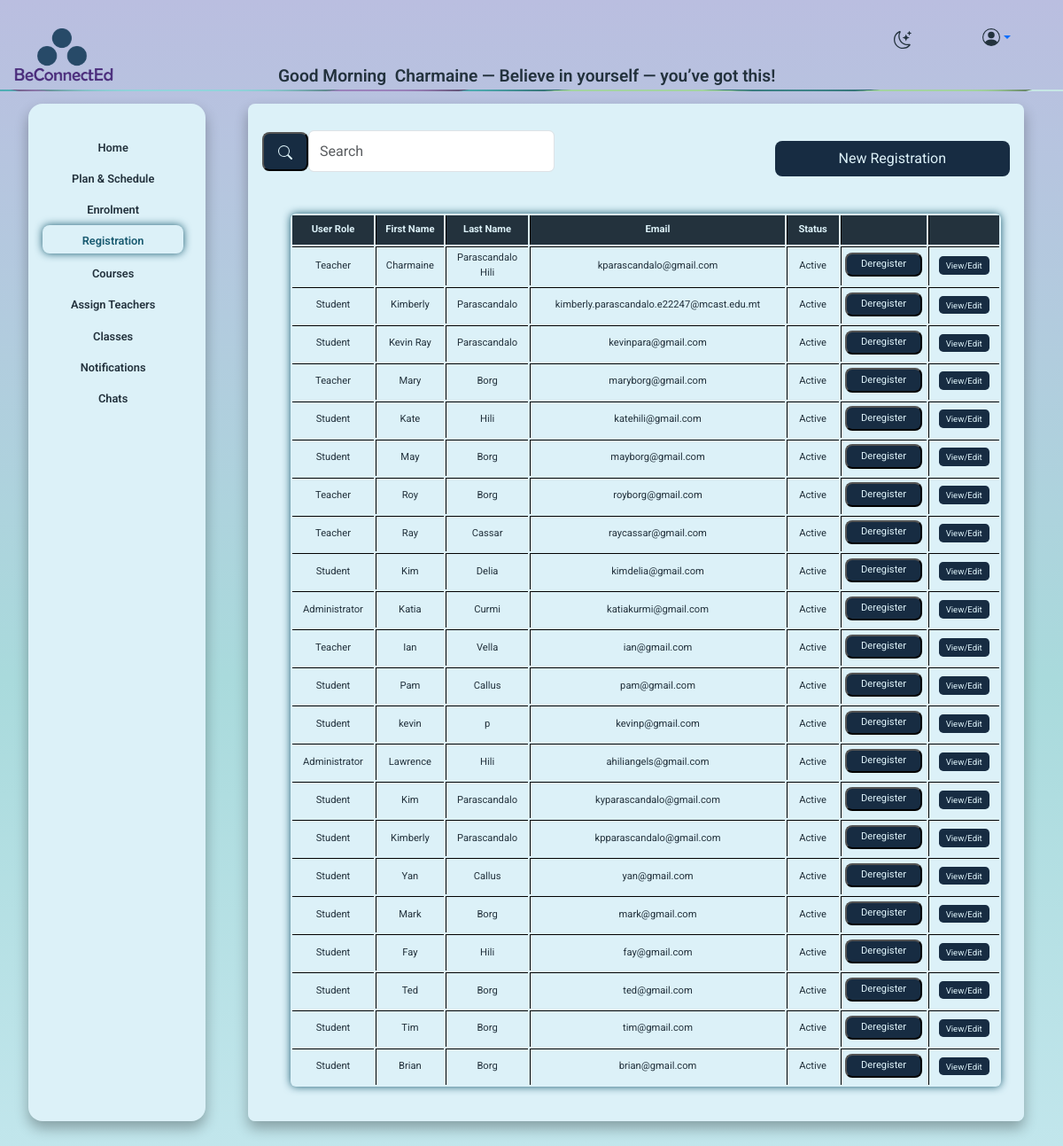
/registration_admin.php (signed in), run on an earlier commit of the app's database.
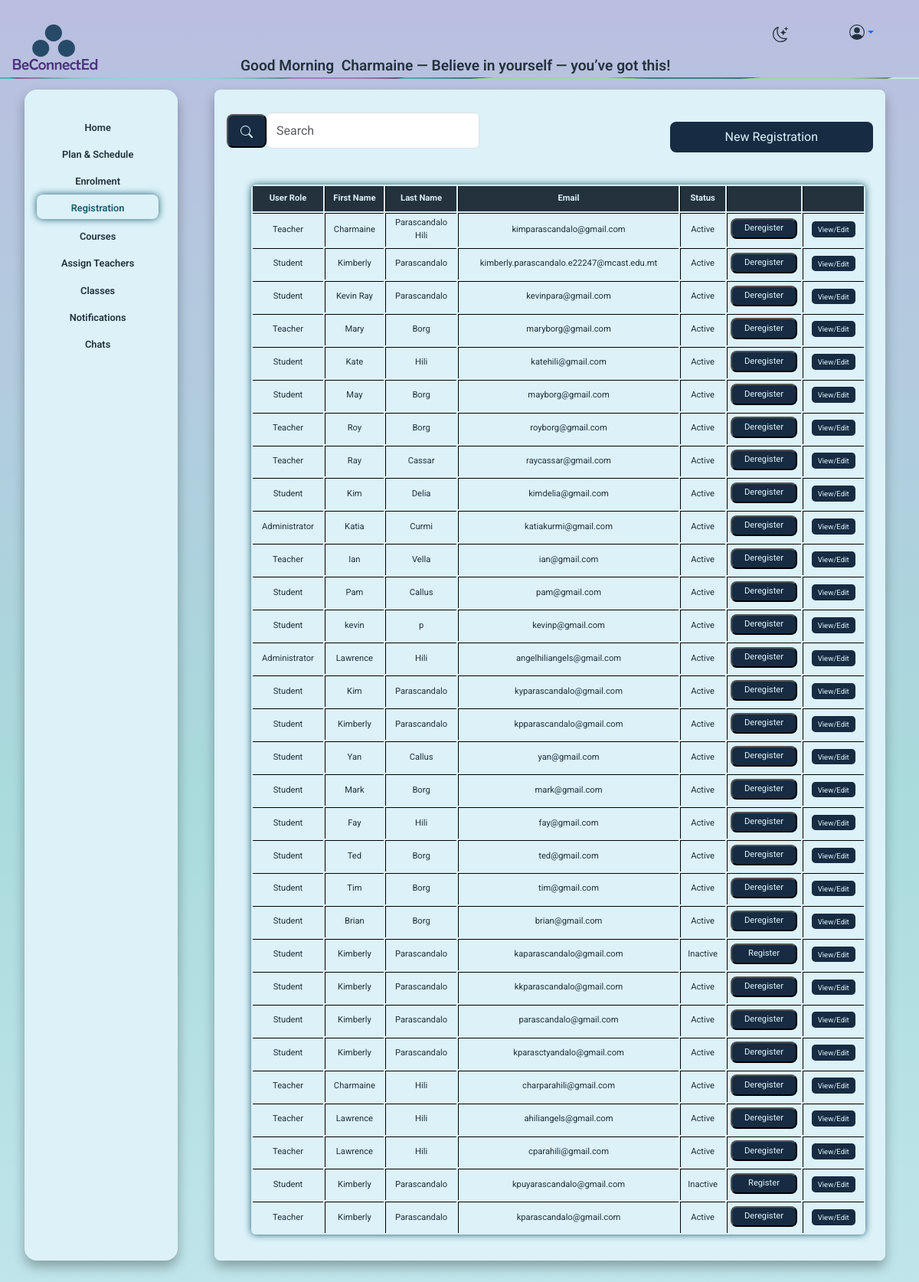
And on a later commit of the database.
### tables this page shows
CREATE TABLE `users` (
  `user_id` int(11) NOT NULL,
  `email` varchar(255) DEFAULT NULL,
  `password_hash` varchar(255) DEFAULT NULL,
  `first_name` varchar(255) DEFAULT NULL,
  `last_name` varchar(255) DEFAULT NULL,
  `date_of_birth` date DEFAULT NULL,
  `is_active` tinyint(1) DEFAULT 1,
  `created_at` datetime DEFAULT current_timestamp(),
  `profile_photo` varchar(255) DEFAULT NULL,
  `role_id` int(11) DEFAULT NULL,
  `institute_id` int(11) DEFAULT NULL,
  `is_independent` tinyint(1) NOT NULL,
  `must_change_password` tinyint(1) DEFAULT 1
);

CREATE TABLE `role` (
  `role_id` int(11) NOT NULL,
  `role_name` varchar(255) DEFAULT NULL
);

### includes/arrays.php (called while the page is built, shortened)
<?php
$message=array(
    "Let’s make today amazing!",
    "Welcome back — let’s get things done!",
    "You’re doing great — keep going!",
    "Your efforts matter. Keep shining!",
    "You’re capable of amazing things.",
    "A new day, a new chance to succeed.",
    "Believe in yourself — you’ve got this!",
    "Let’s make learning joyful today!",
    "Progress is progress — no matter how small.",
    "Today is full of possibilities.");
?>

### includes/functions.php (called while the page is built, shortened)
<?PHP
function getUsers($conn){
   $sql = "SELECT users.*, role.role_name
            FROM users
            JOIN role ON users.role_id = role.role_id";
$stmt = mysqli_stmt_init($conn);
if(!mysqli_stmt_prepare($stmt, $sql)) {
    exit();
}
mysqli_stmt_execute($stmt);
$result = mysqli_stmt_get_result($stmt);
return $result;
}

### registration_admin.php (the view, shortened to what this page needs)
<?php
include "includes/nav.php";
require_once 'includes/users.php'
?>
<div class="container-fluid">
  <div class="row">
      <div class="col-lg-2 col-md-3 p-0">
          <?php include 'includes/menuadmin.php'; ?>
      </div>
    <div class="col-1"></div>
  <div class="col-lg-9 col-md-8">
      <div class="row">
        <div class="col-12">
            <div class="form_bg">
            <div class="row align-items-center">
                <div class="col-lg-5 col-md-6 col-sm-12">
                    <form class="d-flex">
                        <button class="search_button btn-outline-success my-3" type="submit">
                            <svg xmlns="http://www.w3.org/2000/svg" width="16" height="16" fill="currentColor" class="bi bi-search" viewBox="0 0 16 16">
                                <path d="M11.742 10.344a6.5 6.5 0 1 0-1.397 1.398h-.001q.044.06.098.115l3.85 3.85a1 1 0 0 0 1.415-1.414l-3.85-3.85a1 1 0 0 0-.115-.1zM12 6.5a5.5 5.5 0 1 1-11 0 5.5 5.5 0 0 1 11 0"/>
                            </svg>
                        </button>
                         <input class="form-control me-2" type="search" placeholder="Search" aria-label="Search">
                    </form>
                </div>
                <div class="col-lg-4 col-md-4 col-sm-12 text-end">
                    <a href="new_registration_admin.php" class="button">New Registration</a>
                </div>
<div class="col-lg-12 col-md-12 col-sm-12">
<table class="table_admin"  >
  <tr>
    <th>User Role</th>
    <th>First Name</th>
    <th>Last Name</th>
    <th>Email</th>
    <th >Status</th>
     <th></th>
      <th class="columns1"></th>
  </tr>
  <?php
 $result = getUsers($conn);
while($row = mysqli_fetch_assoc($result)){
  echo '<tr>';
  echo '<td>' . $row['role_name'] . '</td>';
  echo '<td>' . $row['first_name'] . '</td>';
  echo '<td>' . $row['last_name'] . '</td>';
  echo '<td>' . $row['email'] . '</td>';
  echo '<td>' . ($row['is_active'] ? 'Active' : 'Inactive') . '</td>';
  echo '<td class="text-center">';
  if ($row['is_active']) {
      echo '<button type="button"  class="button4" data-bs-toggle="modal" data-bs-target="#confirmModal"
              data-user-id="' . $row['user_id'] . '" data-action="inactivate">
              Deregister
            </button>';
  } else {
      echo '<button type="button" class="button4" data-bs-toggle="modal" data-bs-target="#confirmModal"
              data-user-id="' . $row['user_id'] . '" data-action="activate">
              Register
            </button>';
  }
  echo '</td>';
  echo '<td class="text-center">
          <a href="edit-registration.php?user_id=' . $row['user_id'] . '" class="button_table">View/Edit</a>
        </td>';
  echo '</tr>';
}
  ?>
                    </table>
                </div>
            </div>
        </div>
    </div>
</div>
</div>
</div>

### includes/nav.php (shortened to what this page needs)
<?php
$role_id = $_SESSION['role_id'] ?? null;
$homeUrl = 'login.php';
switch ((int)$role_id) {
  case 1: $homeUrl = 'teacher_index.php'; break;
}
require_once __DIR__ . '/arrays.php';
?>
<!DOCTYPE html>
<html lang="en">
<head>
    <link href="https://cdn.jsdelivr.net/npm/bootstrap@5.3.8/dist/css/bootstrap.min.css" rel="stylesheet">
 <link rel="stylesheet" href="css/style.css">
</head>
<body >
<div class="container-fluid  px-3">
  <div class="row">
    <div class="col-lg-3 col-md-3 col-sm-12 ">
<a href="<?php echo $homeUrl; ?>" id="logo">
  <img class="logo logo-img light"  src="assets/images/logo.png"  alt="be connected logo">
</a>
</div>
<div class="banner col-lg-7 col-md-7 col-sm-12 text-center" id="banner">
<?php
$hour = date("H");
  $greeting =
    $hour < 12 ? 'Good Morning' :
    ($hour < 18 ? 'Good Afternoon' : 'Good Evening');
?>
<span class="greeting">
    <?php echo htmlspecialchars($greeting) . ' '; ?>
<?php
$first = $_SESSION['first_name'] ?? '';
$last  = $_SESSION['last_name'] ?? '';
echo '&nbsp;' . htmlspecialchars(trim($first . ' ' . $last));
     if (isset($message)) {
        echo ' — ' . htmlspecialchars($message[array_rand($message)]);
    }
    ?>
      </div>
      <div class="col-1 " >
    <a href="" id="theme-switch" alt="dark or light mode button">
    </a>
</div>
<div class="col-1">
  <div class="dropdown">
    <a href="#"
       class="dropdown-toggle d-flex align-items-center profile-toggle"
       id="profileDropdown"
       data-bs-toggle="dropdown"
       data-bs-auto-close="outside"
       aria-expanded="false"
       style="text-decoration:none;">
    </a>
  </div>
</div>
  </div>
</div>
<img class="strip" src="assets/images/strip.png" alt="">
</body>
</html>

### includes/menuadmin.php (shortened to what this page needs)
<?php $currentPage = basename($_SERVER['PHP_SELF']); ?>
<div class="offcanvas-md offcanvas-start sidebar col-lg-2" id="sidebarMenu">
<div class="col">
    <div class="offcanvas-body">
        <ul class="nav flex-column">
           <li class="nav-item">
  <a class="nav-link <?php if ($currentPage == 'admin_index.php') echo 'active'; ?>" href="admin_index.php">
      Home
  </a>
</li>
<li class="nav-item">
  <a class="nav-link <?php if ($currentPage == 'plan_schedule_admin.php') echo 'active'; ?>" href="plan_schedule_admin.php">
      Plan & Schedule
  </a>
</li>
<li class="nav-item">
  <a class="nav-link <?php if ($currentPage == 'enrolment_admin.php') echo 'active'; ?>" href="enrolment_admin.php">
      Enrolment
  </a>
</li>
<li class="nav-item">
  <a class="nav-link <?php if ($currentPage == 'registration_admin.php') echo 'active'; ?>" href="registration_admin.php">
      Registration
  </a>
</li>
<li class="nav-item">
  <a class="nav-link <?php if ($currentPage == 'courses_admin.php') echo 'active'; ?>" href="courses_admin.php">
      Courses
  </a>
</li>
<li class="nav-item">
  <a class="nav-link <?php if ($currentPage == 'assign_teachers_admin.php') echo 'active'; ?>" href="assign_teachers_admin.php">
     Assign Teachers
  </a>
</li>
<li class="nav-item">
  <a class="nav-link <?php if ($currentPage == 'classes_admin.php') echo 'active'; ?>" href="classes_admin.php">
     Classes
  </a>
</li>
<li class="nav-item">
  <a class="nav-link <?php if ($currentPage == 'notifications_admin.php') echo 'active'; ?>" href="notifications_admin.php">
      Notifications
  </a>
</li>
<li class="nav-item">
  <a class="nav-link <?php if ($currentPage == 'chats_admin.php') echo 'active'; ?>" href="chats_admin.php">
      Chats
  </a>
</li>
        </ul>
    </div>
</div>
</div>

### css/style.css (style rules this page uses)
:root { --base-color: linear-gradient(to bottom, #babee0, #a9dadc, #ccebf3); --base-variant: #dcf1f8; --text-color: #23323d; --secondary-text: #1a5b71; --button-color: #172c42; --hover-button: #1a5b71; }
.logo { cursor: pointer; border-radius: .5rem; transition: box-shadow 0.2s ease; width: 7rem ; }
#logo { display: flex; position: fixed; cursor: pointer; }
#theme-switch svg { color: var(--button-color); cursor: pointer; transition: box-shadow 0.2s ease, color 0.2s ease; }
.profile-icon { flex-shrink: 0; justify-content: end; }
body { margin-top:2rem; padding: 0; min-height: 92vh; background: var(--base-color); background-attachment: fixed; font-family: Roboto, "Helvetica Neue", Helvetica, sans-serif; width: 100%; overflow: hidden; overflow-x: hidden; }
.sidebar { background-color: var(--base-variant); border-radius: 1rem; width: 100%; min-height: 75vh; max-width: 100%; margin-top: 1rem; margin-left: 2rem; margin-right: 1rem; box-shadow:0 8px 15px 0 #0000004d; position: relative; display: flex; overflow: auto; padding-top:2rem ; padding-left:1rem; padding-right: 1rem; z-index: 3; }
.nav-link { color: var(--text-color); font-size: .8rem; text-decoration: none ; font-weight: 550 ; padding-right: 2rem; padding-left: 2rem; justify-content: center; text-align: center; }
.nav-link.active { color: var(--secondary-text); box-shadow: 0 0 10px var(--secondary-text); border-radius: .5rem; height:2rem ; width: auto; margin-bottom: .3rem; }
.offcanvas-md { background-color:var(--base-variant) !important; border-radius: 1rem; }
.strip { width: 100%; position: fixed; }
.banner { display: flex; color: var(--text-color); font-size :1.2rem; font-weight: 600; margin-top: 2.5rem; }
.form_bg { box-shadow:0 8px 15px 0 #0000004d; color: var(--secondary-text); border-radius: .5rem; background-color: var(--base-variant); width: 100%; margin-top: 1rem; margin-left: -2rem; min-height: 75vh; max-height: 75vh; padding: 1rem; text-align: center; overflow-y: auto; overflow-x: auto; display: flex; flex-direction: column; justify-content: top; }
.table_admin { color: var(--text-color); }
td { text-align: center; width: 1rem; }
.columns1 { width: 3.5rem; }
.form-control { width: 100% !important; margin: .9rem .9rem .9rem 0rem; }
.button { width: 100% !important; text-decoration: none; color: var( --base-variant); border-radius: .5rem; margin-top: 1rem; padding: .5rem 1rem .5rem 1rem; background-color:var(--button-color); }
button.button, a.button { width: 100%; text-decoration: none; color: var(--base-variant); border-radius: .5rem; margin-top: 1rem; padding: .5rem 1rem; background-color: var(--button-color); border: none; display: block; text-align: center; }
.button4 { width: 100% !important; text-decoration: none; color: var( --base-variant); border-radius: .5rem; margin-bottom: .2rem; padding: .2rem .5rem .2rem .5rem; background-color:var(--button-color); }
.search_button { text-decoration: none; color: var( --base-variant); border-radius: .5rem; margin-top: 1rem; padding: .5rem 1rem .5rem 1rem; background-color:var(--button-color); }
.button_table { font-size: .6rem; text-decoration: none; color: var( --base-variant); background-color:var(--button-color); border-radius: .3rem; padding: .3rem .5rem .3rem .5rem; align-content: center !important; width: 100vh !important; }
table { border-collapse:separate; border-radius:6px; margin: 2rem; box-shadow: 0 0 10px var(--secondary-text); padding: 0%; width: 95% !important; }
td, th { border-left:solid black 1px; border-top:solid black 1px; }
td { padding: .3rem; font-size: .7rem; }
th { background-color: var(--text-color); padding: .5rem; border-top: none; color: var(--base-variant); font-size: .7rem; }
td:first-child, th:first-child { border-left: none; }

What changed in the data, as far as the page shows it:
changed users "Parascandalo Hili": email "kparascandalo@gmail.com" → "kimparascandalo@gmail.com"
changed users: email "ahiliangels@gmail.com" → "angelhiliangels@gmail.com"
added users: role.role_name "Student", first_name "Kimberly", last_name "Parascandalo", email "kaparascandalo@gmail.com", is_active "Inactive"
added users: role.role_name "Student", first_name "Kimberly", last_name "Parascandalo", email "kkparascandalo@gmail.com", is_active "Active"
added users: role.role_name "Student", first_name "Kimberly", last_name "Parascandalo", email "parascandalo@gmail.com", is_active "Active"
added users: role.role_name "Student", first_name "Kimberly", last_name "Parascandalo", email "kparasctyandalo@gmail.com", is_active "Active"
added users: role.role_name "Teacher", first_name "Charmaine", last_name "Hili", email "charparahili@gmail.com", is_active "Active"
added users: role.role_name "Teacher", first_name "Lawrence", last_name "Hili", email "ahiliangels@gmail.com", is_active "Active"
added users: role.role_name "Teacher", first_name "Lawrence", last_name "Hili", email "cparahili@gmail.com", is_active "Active"
added users: role.role_name "Student", first_name "Kimberly", last_name "Parascandalo", email "kpuyarascandalo@gmail.com", is_active "Inactive"
added users: role.role_name "Teacher", first_name "Kimberly", last_name "Parascandalo", email "kparascandalo@gmail.com", is_active "Active"
